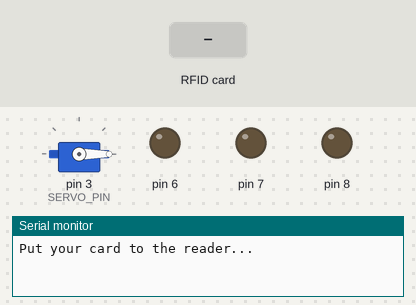
The sketch below on a simulated Arduino Uno, built with avr-gcc and run on an emulated ATmega328P. Parts: servo, output pins drawn as LEDs (lit = HIGH), the last lines printed to the serial monitor. Dashed ring = blinking. The inputs (shaded band) are chosen by the test bench. Pins used as bus, display or sensor lines are not drawn.

Above: at 1.3 s.
1.4 s: RFID card 3A B8 78 19 held to the reader
At 1.65 s:
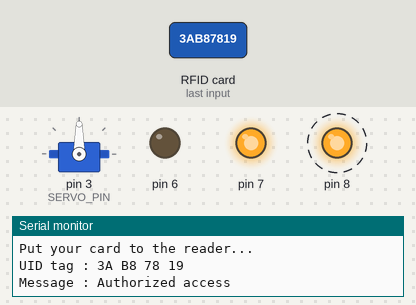
At 2.0 s:
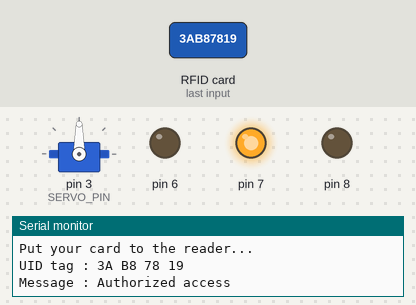
Timing chart, 0 to 18.2 s (numbered marks = the images above; inputs shaded):
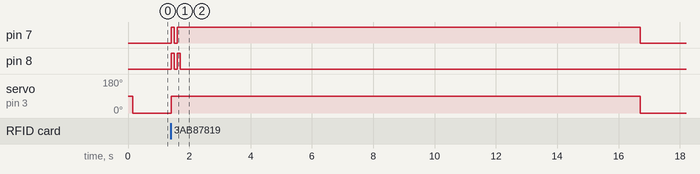

The sketch:

door_lock_coding_in_Arduino.ino
```cpp
#include <SPI.h>
#include <MFRC522.h>
#include <Servo.h>


#define SS_PIN 10
#define RST_PIN 9

#define SERVO_PIN 3
Servo myservo;

#define ACCESS_DELAY 2000
#define DENIED_DELAY 1000
MFRC522 mfrc522(SS_PIN, RST_PIN);   // Create MFRC522 instance.

void setup()
{
  Serial.begin(115200);   // Initiate a serial communication
  SPI.begin();          // Initiate  SPI bus
  mfrc522.PCD_Init();   // Initiate MFRC522
  myservo.attach(SERVO_PIN);
  myservo.write(90);
  delay(100);
  myservo.write( 0 );
  Serial.println("Put your card to the reader...");
  Serial.println();
  pinMode(8,OUTPUT);
  pinMode(7,OUTPUT);
  pinMode(6,OUTPUT);

}
void loop()
{
  // Look for new cards
  if ( ! mfrc522.PICC_IsNewCardPresent())
  {
    return;
  }
  // Select one of the cards
  if ( ! mfrc522.PICC_ReadCardSerial())
  {
    return;
  }
  //Show UID on serial monitor
  Serial.print("UID tag :");
  String content= "";
  byte letter;
  for (byte i = 0; i < mfrc522.uid.size; i++)
  {
     Serial.print(mfrc522.uid.uidByte[i] < 0x10 ? " 0" : " ");
     Serial.print(mfrc522.uid.uidByte[i], HEX);
     content.concat(String(mfrc522.uid.uidByte[i] < 0x10 ? " 0" : " "));
     content.concat(String(mfrc522.uid.uidByte[i], HEX));
  }
  Serial.println();
  Serial.print("Message : ");
  content.toUpperCase();
// || content.substring(1) == "55 4B 61 24"
// || content.substring(1) == "57 8E C8 CB"
// || content.substring(1) == "C7 2C BB CA"
// || content.substring(1) == "6A 0C F5 A2"
// || content.substring(1) == "57 60 C7 CB"
// || content.substring(1) == "3A B8 78 19"
// || content.substring(1) == "55 40 82 24"
// || content.substring(1) == "A7 10 C9 CB"
  if (content.substring(1) == "3A B8 78 19" || content.substring(1) == "A7 10 C9 CB"|| content.substring(1) == "57 60 C7 CB" || content.substring(1) == "6A 0C F5 A2" || content.substring(1) == "C7 2C BB CA"|| content.substring(1) == "57 8E C8 CB" || content.substring(1) == "50 49 8D 1F" ||content.substring(1) == "6A 47 C4 A2" ||content.substring(1) == "55 31 6D 2A" ||content.substring(1) == "50 28 1C 1F" ) //change here the UID of the card
  {
    Serial.println("Authorized access");
    Serial.println();
   myservo.write( 90 );
   digitalWrite(8,HIGH);
   digitalWrite(7,HIGH);
   delay(100);
   digitalWrite(8,LOW);
   digitalWrite(7,LOW);
   delay(100);
   digitalWrite(8,HIGH);
   digitalWrite(7,HIGH);
   delay(100);
   digitalWrite(8,LOW);
   delay(15000);
   digitalWrite(7,LOW);
   myservo.write( 0 );


  }

 else   {
    Serial.println(" Access denied");
    digitalWrite(8,HIGH);
    digitalWrite(6,HIGH);
    delay(1000);
    digitalWrite(8,LOW);
    digitalWrite(6,LOW);


    delay(DENIED_DELAY);


  }
}
```

Measured:
- after the input at 1.4 s, pin 7: LOW → HIGH at once, → LOW 0.10 s later, → HIGH 0.10 s later, → LOW 15.1 s later; pin 8: alternates HIGH for 0.10 s and LOW for 0.10 s, 4 changes in all, then stays LOW, starting at once; servo on pin 3 (SERVO_PIN): 0° → 90° at once, → 0° 15.3 s later
